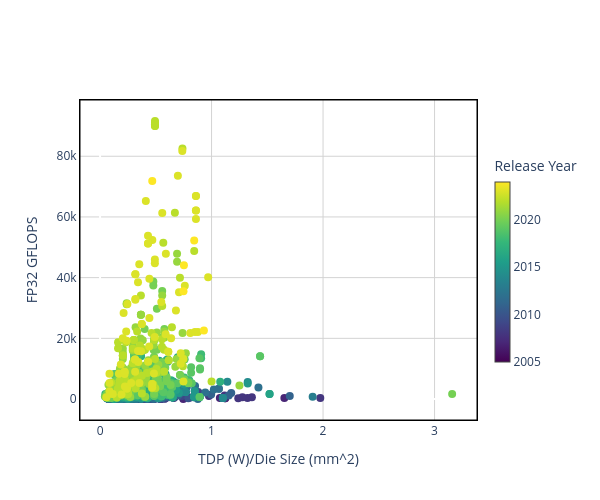

Here is the notebook cell this chart was saved with:
### Code cell
x = 'TDP (W)/Die Size (mm^2)'
y = 'FP32 GFLOPS'
c = 'Release Year'
plot_scatter(gpu_data, x, y, c)

### Figure 1 — Plotly figure (JSON) as saved in the notebook; plotly's stock layout.template omitted (floating-point values rounded to 4 significant figures; data arrays with more than 128 entries replaced by an {"elided": "..."} marker saying what was removed)
{"data": [{"customdata": {"elided": "1403 str values"}, "hovertemplate": "<b>%{customdata}</b><br>TDP (W)/Die Size (mm^2): %{x}<br>FP32 GFLOPS: %{y}<br><extra></extra>", "marker": {"color": {"elided": "1403 int values"}, "colorbar": {"len": 0.7, "thickness": 15, "title": {"text": "Release Year"}}, "colorscale": [[0, "#440154"], [0.1111, "#482878"], [0.2222, "#3e4989"], [0.3333, "#31688e"], [0.4444, "#26828e"], [0.5556, "#1f9e89"], [0.6667, "#35b779"], [0.7778, "#6ece58"], [0.8889, "#b5de2b"], [1, "#fde725"]], "showscale": true, "size": 8}, "mode": "markers", "name": "Data Points", "type": "scatter", "x": {"elided": "1403 float values"}, "y": {"elided": "1403 float values"}}], "layout": {"height": 500, "paper_bgcolor": "white", "plot_bgcolor": "white", "shapes": [{"line": {"color": "black", "width": 1}, "type": "rect", "x0": 0, "x1": 1, "xref": "paper", "y0": 0, "y1": 1, "yref": "paper"}], "width": 600, "xaxis": {"gridcolor": "lightgray", "linecolor": "black", "linewidth": 1, "mirror": true, "showgrid": true, "showline": true, "title": {"text": "TDP (W)/Die Size (mm^2)"}}, "yaxis": {"gridcolor": "lightgray", "linecolor": "black", "linewidth": 1, "mirror": true, "showgrid": true, "showline": true, "title": {"text": "FP32 GFLOPS"}}}}
